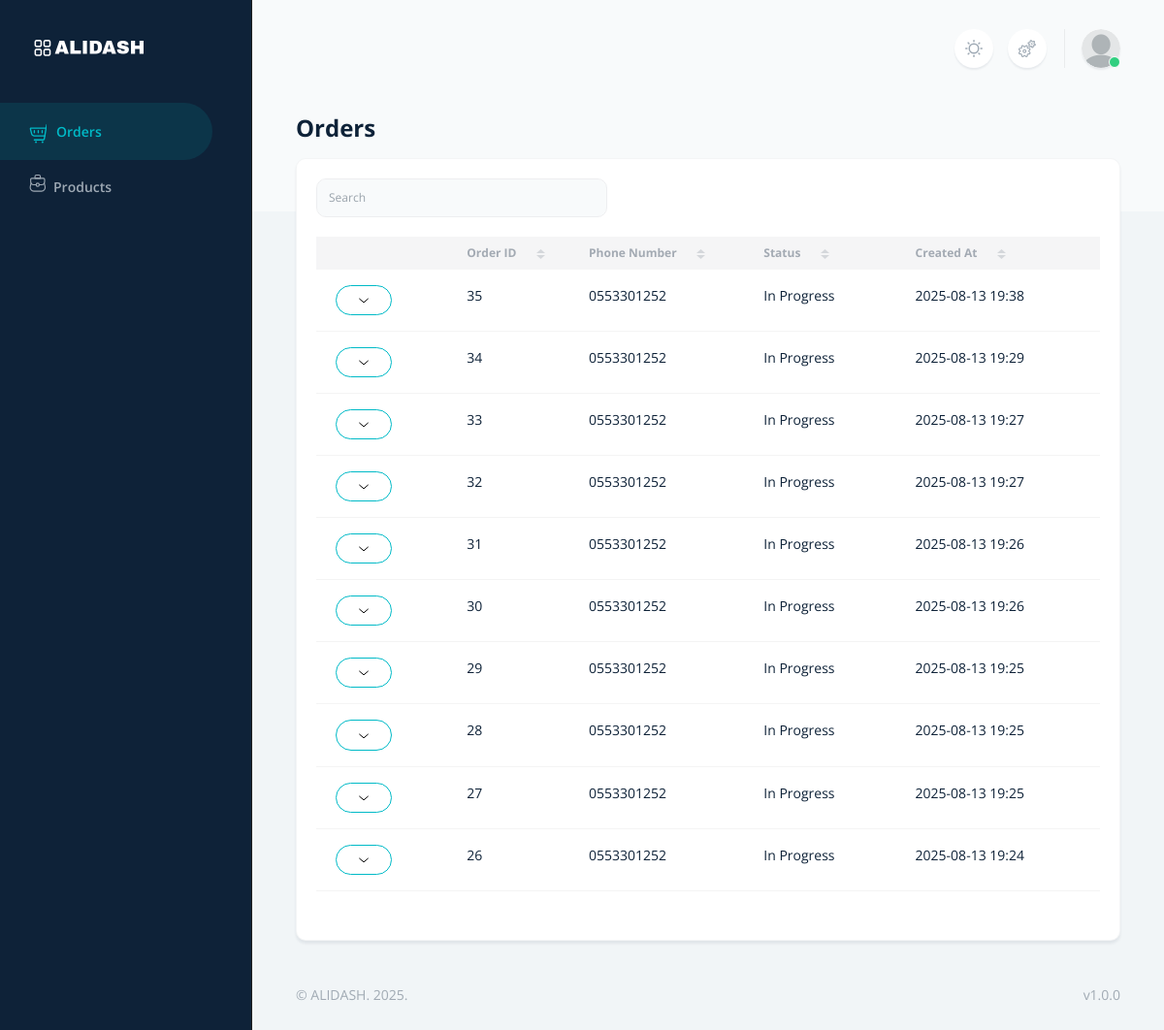
Page /orders/ (signed in) on the committed database.
### orders/models.py (models this page shows, shortened)
class Order(models.Model):
    STATUS_CHOICES = [
        ('in_progress', 'In Progress'),
        ('in_confirmation', 'In Confirmation'),
        ('in_delivery', 'In Delivery'),
        ('delivered', 'Delivered'),
        ('canceled', 'Canceled'),
    ]
    DELIVERY_METHOD_CHOICES = [
        ('home_delivery', 'Delivery to home'),
        ('stop_desk', 'Stop desk'),
    ]
    store = models.ForeignKey(Store, on_delete=models.CASCADE, related_name="orders")
    full_name = models.CharField(max_length=255, blank=True, null=True)
    address = models.CharField(max_length=255, blank=True, null=True)
    state = models.CharField(max_length=255, blank=True, null=True)
    city = models.CharField(max_length=255, blank=True, null=True)
    phone_number = models.CharField(max_length=20, blank=True, null=True)
    delivery_method = models.CharField(max_length=255, choices=DELIVERY_METHOD_CHOICES, default='home_delivery')
    delivery_cost = models.DecimalField(max_digits=10, decimal_places=2, default=0)
    discount = models.DecimalField(max_digits=10, decimal_places=2, default=0)
    ip_address = models.GenericIPAddressField(blank=True, null=True)
    user_agent = models.CharField(max_length=255, blank=True, null=True)
    http_referer = models.CharField(max_length=255, blank=True, null=True)
    status = models.CharField(max_length=20, choices=STATUS_CHOICES, default='in_progress')
    created_at = models.DateTimeField(auto_now_add=True)
    updated_at = models.DateTimeField(auto_now=True)

### orders/views.py (the view)
# urls.py: path("", orders.OrderListView.as_view(), name="orders_list"),
class OrderListView(ListView):
    model = Order
    template_name = "dashboard/orders/order_list.html"
    context_object_name = "orders"
    paginate_by = 10  # Adjust pagination as needed
    def get_queryset(self):
        return Order.objects.all().order_by("-created_at")

### ecom/context_processors.py (called while the page is built)
def shared_settings(request):
    return {'SITE_NAME': settings.SITE_NAME}

### templates/dashboard/orders/order_list.html (shortened to what this page needs)
{% extends "dashboard/layouts/base.html" %}
{% load static %}
{% block content %}
<div class="container-fluid">
    <h1 class="mb-4">Orders</h1>
    <div class="card">
        <div class="card-body">
            <div class="table-responsive" data-list='{"valueNames": ["order_id", "phone_number", "total_price", "status", "created_at"], "page":900}' id="longList">
                <input class="form-control list-search mw-300px mb-5" type="search" placeholder="Search">
                <table class="table table-nowrap">
                    <thead class="thead-light">
                        <tr>
                            <th></th>
                            <th>
                                <a href="javascript:void(0);" class="text-muted list-sort" data-sort="order_id">
                                    Order ID
                                </a>
                            </th>
                            <th>
                                <a href="javascript:void(0);" class="text-muted list-sort" data-sort="phone_number">
                                    Phone Number
                                </a>
                            </th>
                            <th>
                                <a href="javascript:void(0);" class="text-muted list-sort" data-sort="status">
                                    Status
                                </a>
                            </th>
                            <th>
                                <a href="javascript:void(0);" class="text-muted list-sort" data-sort="created_at">
                                    Created At
                                </a>
                            </th>
                        </tr>
                    </thead>
                    <tbody class="list">
                        {% for order in orders %}
                        <tr class="order-row transition-colors duration-150" data-order-id="{{ order.id }}">
                            <td>
                                <button
                                    class="toggle-details btn btn-sm btn-outline-primary min-w-[30px]"
                                    hx-get="{% url 'orders:order_detail_partial' order_id=order.id %}"
                                    hx-target="#order-details-{{ order.id }}"
                                    hx-swap="innerHTML"
                                    onclick="toggleOrderDetails({{ order.id }})"
                                >
                                </button>
                            </td>
                            <td class="order_id">{{ order.id }}</td>
                            <td class="phone_number">{{ order.phone_number }}</td>
                            <td class="status">{{ order.get_status_display }}</td>
                            <td class="created_at">{{ order.created_at|date:"Y-m-d H:i" }}</td>
                        </tr>
                        {% endfor %}
                    </tbody>
                </table>
            </div>
        </div>
    </div>
</div>
{% endblock %}

### templates/dashboard/layouts/base.html (shortened to what this page needs)
{% load static %}
<!DOCTYPE html>
<html lang="en" data-theme="light"  data-sidebar-behaviour="fixed" data-navigation-color="inverted" data-is-fluid="true">
    <head>
            <link rel="stylesheet" href="{% static '/css/theme.bundle.css' %}" id="stylesheetLTR">
            <link rel="stylesheet" href="{% static '/css/theme.rtl.bundle.css' %}" id="stylesheetRTL">
    </head>
    <body>
        {% include "dashboard/layouts/navigation.html" %}
        <main>
            <header class="container-fluid d-flex py-6 mb-4">
                <div class="d-flex align-items-center ms-auto me-n1 me-lg-n2">
                    <div class="dropdown" id="themeSwitcher">
                        <a href="javascript: void(0);" class="dropdown-toggle no-arrow d-flex align-items-center justify-content-center bg-white rounded-circle shadow-sm mx-1 mx-lg-2 w-40px h-40px link-secondary" role="button" data-bs-toggle="dropdown" aria-haspopup="true" aria-expanded="false" data-bs-offset="0,0">
                        </a>
                    </div>
                    <a class="d-flex align-items-center justify-content-center bg-white rounded-circle shadow-sm mx-1 mx-lg-2 w-40px h-40px link-secondary" data-bs-toggle="offcanvas" href="#offcanvasCustomize" role="button" aria-controls="offcanvasCustomize">
                    </a>
                    <div class="dropdown">
                        <a href="javascript: void(0);" class="dropdown-toggle no-arrow d-flex align-items-center justify-content-center bg-white rounded-circle shadow-sm mx-1 mx-lg-2 w-40px h-40px" role="button" data-bs-toggle="dropdown" data-bs-auto-close="outside" aria-haspopup="true" aria-expanded="false" data-bs-offset="0,0">
                            <div class="avatar avatar-circle avatar-sm avatar-online">
                                <img src="{% static 'images/profiles/default.webp' %}" alt="..." class="avatar-img" width="40" height="40">
                            </div>
                        </a>
                    </div>
                </div>
            </header>
            {% block content %}
            {% endblock %}
            <footer class="mt-auto">
                <div class="container-fluid mt-4 mb-6 text-muted">
                    <div class="row justify-content-between">
                        <div class="col">
                            © {{ SITE_NAME }}. 2025.
                        </div>
                        <div class="col-auto">
                            v1.0.0
                        </div>
                    </div>
                </div>
            </footer>
        </main>
    </body>
</html>

### templates/dashboard/layouts/navigation.html (shortened to what this page needs)
{% load static %}
<nav id="mainNavbar" class="navbar navbar-vertical navbar-expand-lg scrollbar bg-dark navbar-dark">
    <div class="container-fluid">
        <a class="navbar-brand" href="/">
            <img src="{% static 'images/logo-dark.png' %}" class="navbar-brand-img logo-dark logo-large" alt="..." width="125" height="25">
        </a>
        <div class="collapse navbar-collapse" id="sidenavCollapse">
            <ul class="navbar-nav mb-lg-7">
                <li class="nav-item">
                    <a class="nav-link {% if request.path == '/orders/' %}active{% endif %}" href="{%  url 'orders:orders_list' %}">
                    <span>Orders</span>
                    </a>
                </li>
                <li class="nav-item">
                    <a class="nav-link {% if '/products/' in  request.path %}active{% endif %}" href="{%  url 'products:products_list' %}">
                    <span>Products</span>
                    </a>
                </li>
            </ul>
        </div>
    </div>
</nav>

### rows in the picture
Order: id "35", phone_number "0553301252", status "In Progress", created_at "2025-08-13 19:38"
Order: id "34", phone_number "0553301252", status "In Progress", created_at "2025-08-13 19:29"
Order: id "33", phone_number "0553301252", status "In Progress", created_at "2025-08-13 19:27"
Order: id "32", phone_number "0553301252", status "In Progress", created_at "2025-08-13 19:27"
Order: id "31", phone_number "0553301252", status "In Progress", created_at "2025-08-13 19:26"
Order: id "30", phone_number "0553301252", status "In Progress", created_at "2025-08-13 19:26"
Order: id "29", phone_number "0553301252", status "In Progress", created_at "2025-08-13 19:25"
Order: id "28", phone_number "0553301252", status "In Progress", created_at "2025-08-13 19:25"
Order: id "27", phone_number "0553301252", status "In Progress", created_at "2025-08-13 19:25"
Order: id "26", phone_number "0553301252", status "In Progress", created_at "2025-08-13 19:24"

### other values in the picture
{{ SITE_NAME }} "ALIDASH"
